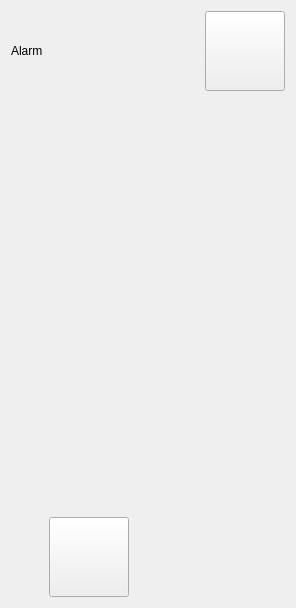
      <widget class="QWidget" name="Alarm_Page">
       <layout class="QGridLayout" name="gridLayout_4">
        <item row="2" column="1">
         <widget class="QPushButton" name="btnReturnMenu2">
          <property name="sizePolicy">
           <sizepolicy hsizetype="Maximum" vsizetype="Maximum">
            <horstretch>0</horstretch>
            <verstretch>0</verstretch>
           </sizepolicy>
          </property>
          <property name="minimumSize">
           <size>
            <width>80</width>
            <height>80</height>
           </size>
          </property>
          <property name="maximumSize">
           <size>
            <width>80</width>
            <height>80</height>
           </size>
          </property>
          <property name="text">
           <string/>
          </property>
         </widget>
        </item>
        <item row="0" column="0">
         <widget class="QLabel" name="lblSetAlarm">
          <property name="sizePolicy">
           <sizepolicy hsizetype="Maximum" vsizetype="Maximum">
            <horstretch>0</horstretch>
            <verstretch>0</verstretch>
           </sizepolicy>
          </property>
          <property name="maximumSize">
           <size>
            <width>140</width>
            <height>100</height>
           </size>
          </property>
          <property name="text">
           <string>Alarm</string>
          </property>
         </widget>
        </item>
        <item row="0" column="3">
         <widget class="QPushButton" name="btnAlarm">
          <property name="sizePolicy">
           <sizepolicy hsizetype="Maximum" vsizetype="Maximum">
            <horstretch>0</horstretch>
            <verstretch>0</verstretch>
           </sizepolicy>
          </property>
          <property name="minimumSize">
           <size>
            <width>80</width>
            <height>80</height>
           </size>
          </property>
          <property name="maximumSize">
           <size>
            <width>80</width>
            <height>80</height>
           </size>
          </property>
          <property name="text">
           <string/>
          </property>
          <property name="checkable">
           <bool>true</bool>
          </property>
         </widget>
        </item>
        <item row="1" column="1">
         <spacer name="verticalSpacer_12">
          <property name="orientation">
           <enum>Qt::Vertical</enum>
          </property>
          <property name="sizeType">
           <enum>QSizePolicy::Maximum</enum>
          </property>
          <property name="sizeHint" stdset="0">
           <size>
            <width>20</width>
            <height>420</height>
           </size>
          </property>
         </spacer>
        </item>
        <item row="2" column="2">
         <spacer name="horizontalSpacer_5">
          <property name="orientation">
           <enum>Qt::Horizontal</enum>
          </property>
          <property name="sizeType">
           <enum>QSizePolicy::Maximum</enum>
          </property>
          <property name="sizeHint" stdset="0">
           <size>
            <width>70</width>
            <height>20</height>
           </size>
          </property>
         </spacer>
        </item>
       </layout>
      </widget>
